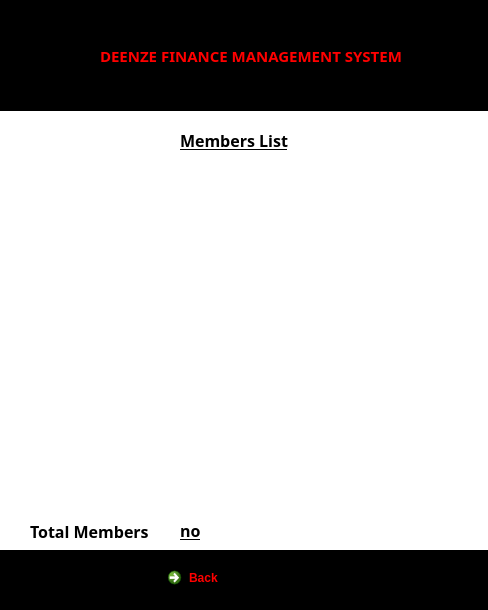
<?xml version="1.0" encoding="UTF-8"?>
<ui version="4.0">
 <class>Members</class>
 <widget class="QDialog" name="Members">
  <property name="geometry">
   <rect>
    <x>0</x>
    <y>0</y>
    <width>488</width>
    <height>610</height>
   </rect>
  </property>
  <property name="minimumSize">
   <size>
    <width>488</width>
    <height>610</height>
   </size>
  </property>
  <property name="maximumSize">
   <size>
    <width>488</width>
    <height>610</height>
   </size>
  </property>
  <property name="windowTitle">
   <string>Members List</string>
  </property>
  <property name="windowIcon">
   <iconset resource="Resources.qrc">
    <normaloff>:/new/Images/member1.ico</normaloff>
    <normalon>:/new/Images/member1.ico</normalon>
    <activeon>:/new/Images/member1.ico</activeon>
    <selectedon>:/new/Images/member1.ico</selectedon>:/new/Images/member1.ico</iconset>
  </property>
  <property name="styleSheet">
   <string notr="true">background-color:white;</string>
  </property>
  <widget class="QLabel" name="label">
   <property name="geometry">
    <rect>
     <x>100</x>
     <y>0</y>
     <width>401</width>
     <height>111</height>
    </rect>
   </property>
   <property name="font">
    <font>
     <family>Koshgarian-Ligh</family>
     <pointsize>11</pointsize>
     <weight>75</weight>
     <bold>true</bold>
    </font>
   </property>
   <property name="styleSheet">
    <string notr="true">background-color:black;
color:red;</string>
   </property>
   <property name="text">
    <string>DEENZE FINANCE MANAGEMENT SYSTEM</string>
   </property>
  </widget>
  <widget class="QLabel" name="label_2">
   <property name="geometry">
    <rect>
     <x>0</x>
     <y>0</y>
     <width>101</width>
     <height>111</height>
    </rect>
   </property>
   <property name="styleSheet">
    <string notr="true">background-color:black;</string>
   </property>
   <property name="text">
    <string/>
   </property>
   <property name="pixmap">
    <pixmap resource="Resources.qrc">:/new/Images/member2.png</pixmap>
   </property>
  </widget>
  <widget class="QTableView" name="tableView_List">
   <property name="geometry">
    <rect>
     <x>10</x>
     <y>160</y>
     <width>451</width>
     <height>341</height>
    </rect>
   </property>
   <property name="frameShape">
    <enum>QFrame::NoFrame</enum>
   </property>
   <property name="frameShadow">
    <enum>QFrame::Raised</enum>
   </property>
  </widget>
  <widget class="QLabel" name="label_3">
   <property name="geometry">
    <rect>
     <x>-10</x>
     <y>550</y>
     <width>501</width>
     <height>61</height>
    </rect>
   </property>
   <property name="styleSheet">
    <string notr="true">background-color:black;</string>
   </property>
   <property name="text">
    <string>TextLabel</string>
   </property>
  </widget>
  <widget class="QCommandLinkButton" name="commandLinkButton_Back">
   <property name="geometry">
    <rect>
     <x>160</x>
     <y>560</y>
     <width>172</width>
     <height>41</height>
    </rect>
   </property>
   <property name="styleSheet">
    <string notr="true">color:red;</string>
   </property>
   <property name="text">
    <string>Back</string>
   </property>
  </widget>
  <widget class="QLabel" name="label_4">
   <property name="geometry">
    <rect>
     <x>180</x>
     <y>120</y>
     <width>171</width>
     <height>41</height>
    </rect>
   </property>
   <property name="font">
    <font>
     <family>Adobe Caslon Pro Bold</family>
     <pointsize>12</pointsize>
     <weight>75</weight>
     <bold>true</bold>
     <underline>true</underline>
    </font>
   </property>
   <property name="text">
    <string>Members List</string>
   </property>
  </widget>
  <widget class="QLabel" name="label_5">
   <property name="geometry">
    <rect>
     <x>30</x>
     <y>516</y>
     <width>118</width>
     <height>31</height>
    </rect>
   </property>
   <property name="font">
    <font>
     <family>Adobe Caslon Pro Bold</family>
     <pointsize>12</pointsize>
     <weight>75</weight>
     <bold>true</bold>
    </font>
   </property>
   <property name="text">
    <string>Total Members:</string>
   </property>
  </widget>
  <widget class="QLabel" name="label_Total">
   <property name="geometry">
    <rect>
     <x>180</x>
     <y>520</y>
     <width>51</width>
     <height>21</height>
    </rect>
   </property>
   <property name="font">
    <font>
     <family>Adobe Caslon Pro Bold</family>
     <pointsize>12</pointsize>
     <weight>75</weight>
     <bold>true</bold>
     <underline>true</underline>
    </font>
   </property>
   <property name="styleSheet">
    <string notr="true"/>
   </property>
   <property name="text">
    <string>no</string>
   </property>
  </widget>
 </widget>
 <resources>
  <include location="Resources.qrc"/>
 </resources>
 <connections/>
</ui>
